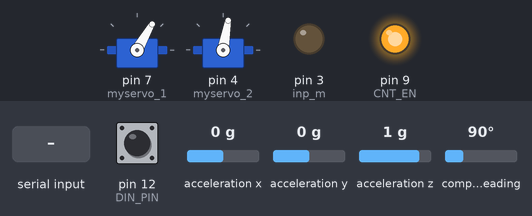
Bench run of a sketch on a simulated Arduino Uno, built for the host (arithmetic inside an expression is 32-bit, double 64-bit). Shown: 2 × servo, output pins drawn as LEDs (lit = HIGH). The test bench sets the inputs (shaded band); at power-on: pin 12 (DIN_PIN) HIGH, acceleration y 0 g, acceleration z 1 g, acceleration x 0 g, compass heading 90°. Pins used as bus, display or sensor lines are not drawn; what the sketch prints to the serial monitor is not drawn.

Above: at 1.2 s.
1.3 s: pin 12 (DIN_PIN) pulled LOW for 0.15 s
At 2.6 s:
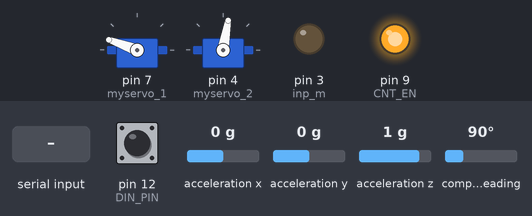
At 3.3 s:
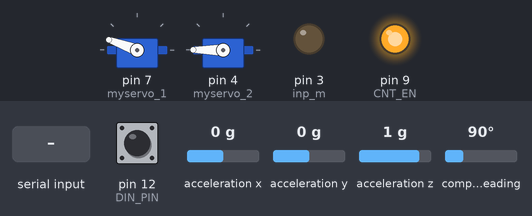
4.4 s: acceleration y set to -1.4 g
7.4 s: acceleration z set to -1.4 g
10.1 s: "200\n" received over Serial
At 11.4 s:
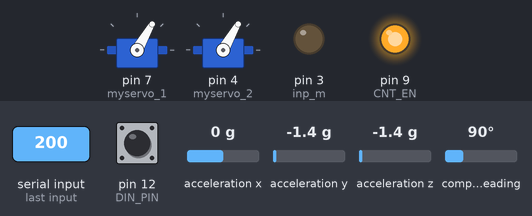
Timing chart, 0 to 24.2 s (numbered marks = the images above; inputs shaded):
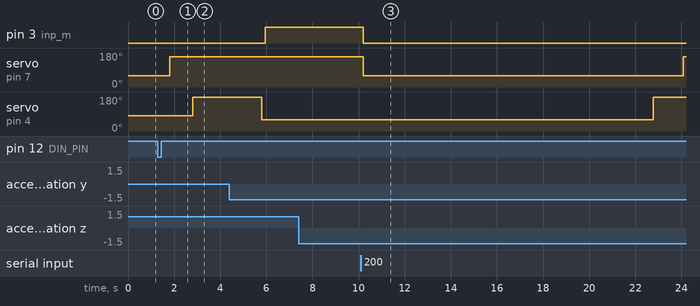

The sketch:

MPC.ino
```cpp
#include <Wire.h>
#include <Arduino.h>
#include <SPI.h>
#include <Adafruit_Sensor.h>
#include <Adafruit_BNO055.h>
#include <utility/imumaths.h>
#include <Servo.h>

Adafruit_BNO055 bno;
Servo myservo_1;
Servo myservo_2;

sensors_event_t event;
sensors_event_t angVelocityData;

const float pi = 3.14159;

// ROT_ENCODER SETUP

//  Pins for SPI
#define CS 8
#define CNT_EN 9

//  Configuration of registers
#define CLR_MDR0 0x08
#define CLR_MDR1 0x10
#define CLR_CNTR 0x20
#define CLR_STR 0x30
#define READ_MDR0 0x48
#define READ_MDR1 0x50
#define READ_CNTR 0x60
#define READ_OTR 0x68
#define READ_STR 0x70
#define WRITE_MDR1 0x90
#define WRITE_MDR0 0x88
#define WRITE_DTR 0x98
#define LOAD_CNTR 0xE0
#define LOAD_OTR 0xE4

//  Datawidth
const byte datawidth = 4;

// Motor communication
const char inp_m = 3;

// Offset for IMU
const float theta_offset = 0.06;

// Hysteresis thresholds for signs of theta and dtheta/dt
const float theta_threshold = 0.02;
const float d_theta_threshold = 0.05;

// gamma differentiation
float last_gamma_value;
unsigned long last_gamma_time;

// theta differentiation
float last_theta_value;
unsigned long last_theta_time;

char DIN_PIN = 12;
char buff[500];
char buff_2[500];
int f_length = 50;
int time_1 = 553;//610(30)
int time_2 = 1000000;//空中相へ移る時間
int time_3 = 1000000;//次のバーを掴む時間
uint16_t delay_grip_cl = 225;
uint16_t delay_grip_op = 180;
uint16_t delay_loop = 300;
uint16_t delay_gri_angle = 180;
uint16_t delay_gri_ini = 113;
uint16_t delay_m = 39;
int time_delay = 8;
static bool IsFirst = false;
static bool IsFirst_2 = true;
String msg;
uint16_t time_ini;
uint16_t time_aerial = 0;
static int time_start;
uint16_t finish_time;
uint16_t time_threshold = 70;
uint16_t time_threshold_2 = 100;
uint16_t time_ori = 0;
int times[5000];
int time_cons;
int16_t val[5000];
int16_t val_ini;
int16_t gy[5000];
int16_t yaw[5000];
int16_t yaw_cur;
int16_t yaw_pre;
int time_2_serve[10];
int time_3_serve[10];
int count_2 = 0;
int count_3 = 0;
int time_end = 5000;
int aerial_threshold = 0;

float differentiator(const float value, float *last_value, unsigned long *last_time)
{
  unsigned long time = millis();

  float differentiated_value = (value - *last_value) / (time - *last_time) * 1e6;

  *last_value = value;
  *last_time = time;

  return differentiated_value;
}

unsigned long read_counter()
{
  unsigned long return_value = 0;
  byte bytes_to_read = datawidth;
  byte val;

  digitalWrite(CS, LOW);
  SPI.transfer(READ_CNTR);
  while (bytes_to_read > 0)
  {
    val = SPI.transfer(0x00);
    bytes_to_read--;
    return_value = (return_value << 8) | val;
  }
  digitalWrite(CS, HIGH);
  return return_value;
}

// main arduino functions

void setup()
{
  //ls7366r
  pinMode(CS, OUTPUT);
  pinMode(CNT_EN, OUTPUT);
  digitalWrite(CNT_EN, HIGH);
  SPI.begin(CS);
  SPI.setDataMode(SPI_MODE0);
  SPI.setBitOrder(MSBFIRST);
  SPI.setClockDivider(SPI_CLOCK_DIV8);
  digitalWrite(CS, LOW);
  SPI.transfer(WRITE_MDR0);
  SPI.transfer(0x01);
  digitalWrite(CS, HIGH);
  digitalWrite(CS, LOW);
  SPI.transfer(WRITE_MDR1);
  SPI.transfer(0x00); //byte
  digitalWrite(CS, HIGH);
  digitalWrite(CS, LOW);
  SPI.transfer(CLR_CNTR);
  digitalWrite(CS, HIGH);
  digitalWrite(CS, LOW);
  SPI.transfer(CLR_STR);
  digitalWrite(CS, HIGH);

  // Serial communication
  Serial.begin(115200);
  Serial.setTimeout(50);

  // IMU
  // Serial.println("Sensor start");
  if (!bno.begin()) {
    // Serial.println("Ooops, no BNO055 detected ... Check your wiring or I2C ADDR!");
    while (1);
  }
  bno.setExtCrystalUse(true);

  // MOTOR
  pinMode(inp_m, OUTPUT);
  digitalWrite(inp_m,LOW);

  // SERVO
  myservo_1.attach(7,900,2100);//brown　Arduino側
  myservo_2.attach(4,900,2100);//red IMU側

  // SWITCH
  pinMode(DIN_PIN, INPUT_PULLUP );

  times[0] = 0;
  gy[0] = 0;
}

void loop() {
  myservo_1.write(60);//グリッパ開
  myservo_2.write(80);//グリッパ開
  if(digitalRead(DIN_PIN)==LOW){  //リミットスイッチ押したら
    IsFirst = true;
    delay(500);
  }
  while(IsFirst == true){
    myservo_1.write(160);//グリッパ閉
    delay(1000);
    myservo_2.write(180);//グリッパ閉
    delay(3000);

    imu::Vector<3> euler = bno.getVector(Adafruit_BNO055::VECTOR_EULER);
    yaw[0] = - euler.z();
    yaw_pre = yaw[0];
    time_ini = millis();//初期時刻取得
    myservo_2.write(60);//グリッパ開
    while((millis() - time_ini) < 150){
    }
    digitalWrite(inp_m, HIGH);//モータ始動

    time_start = time_ini + delay_grip_op;//ブラキエーション開始時刻計算

    while(yaw_cur == yaw_pre){
      imu::Vector<3> euler = bno.getVector(Adafruit_BNO055::VECTOR_EULER);
      yaw_cur = - euler.z();
    }

    times[1] = millis() - time_start + time_delay; //スタートからの時間を取得
    long count = read_counter();
    count = (count + 12288) % 16384;
    val[1] = abs (360 * count / 16384);// 左回転で正
    yaw[1] = yaw_cur;
    yaw_pre = yaw_cur;
    gy[1] = 1000. * (yaw[1] - yaw[0])/(times[1]+time_delay);
    String string_times =  String(times[1]);
    String string_val =  String(val[1]);
    String string_yaw =  String(yaw[1]);
    String string_gyro =  String(gy[1]);
    msg = string_times + '!' + string_val + '"' + string_yaw + '#'+ string_gyro + '$';//区切り文字をつけてまとめる
    Serial.print(msg);

    int i = 2;//配列番号初期化

    while(IsFirst_2 == true){
      //空中相
      int t_check  = millis() - time_start + time_delay;
      if((time_2 - delay_grip_op + time_threshold) <= t_check){
        digitalWrite(inp_m,LOW);
        myservo_1.write(60);
        // Serial.println(t_test);
        while((time_3 - delay_grip_cl + time_threshold + aerial_threshold) >= time_aerial){
          time_aerial = millis() - time_start + time_delay;
        }
        myservo_2.write(180);
        IsFirst_2 = false;//flag off
      }

      imu::Vector<3> euler = bno.getVector(Adafruit_BNO055::VECTOR_EULER);
      yaw_cur = - euler.z();

      if(yaw_cur != yaw_pre){
        times[i] = millis() - time_start + time_delay; //スタートからの時間を取得
        long count = read_counter();
        count = (count + 12288) % 16384;
        val[i] = abs (360 * count / 16384);// 左回転で正
        yaw[i] = yaw_cur;
        yaw_pre = yaw_cur;
        gy[i] = 1000. * (yaw[i] - yaw[i-1])/(times[i]-times[i-1]);
        String string_times =  String(times[i]);
        String string_val =  String(val[i]);
        String string_yaw =  String(yaw[i]);
        String string_gyro =  String(gy[i]);
        msg = string_times + '!' + string_val + '"' + string_yaw + '#'+ string_gyro + '$';//区切り文字をつけてまとめる
        // Serial.print(msg);
        i++;
      }

      // send data to PC
      Serial.print(msg);

      //receive data from PC
      if(Serial.available() > 0){//もしPCから値が送られてきたら
        String ct_1;
        int lg = Serial.readBytesUntil('\t', buff, f_length);
        if(lg == 4){
          for(int i = 0;i < lg;i++){
          ct_1 = ct_1 + buff[i];
          }
          time_2 = ct_1.toInt();
          time_2_serve[count_2] = time_2;
          count_2 ++;
        }
        String ct_2;
        lg = Serial.readBytesUntil('\n', buff_2, f_length);
        if(lg == 4){
          for(int i = 0;i < lg;i++){
          ct_2 = ct_2 + buff_2[i];
          }
          time_3 = ct_2.toInt();
          time_3_serve[count_3] = time_3;
          count_3 ++;
        }
      }

      //終了
      if(times[i] > time_end){
        IsFirst_2 = false;//flag off
      }

    }

    delay(500);
    Serial.println();
    for(int j=0;j<10;j++){
      Serial.print("time_2: ");
      Serial.print(time_2_serve[j]);
      Serial.print('\t');
      Serial.print("time_3: ");
      Serial.println(time_3_serve[j]);
    }
    for(int j=1;j<1000;j++){
      Serial.print(times[j]);
      Serial.print('\t');
      Serial.print(val[j]);
      Serial.print('\t');
      Serial.print(yaw[j]);
      Serial.print('\t');
      Serial.println(gy[j]);
    }
  }
}
```

Measured:
- after the input at 1.3 s, servo on pin 7 (myservo_1): 60° → 160° after 0.50 s; servo on pin 4 (myservo_2): 80° → 180° after 1.5 s
- after the input at 7.4 s, every drawn part: stays the same
- after the input at 10.1 s, pin 3 (inp_m): HIGH → LOW after 0.10 s instead of 12.7 s
